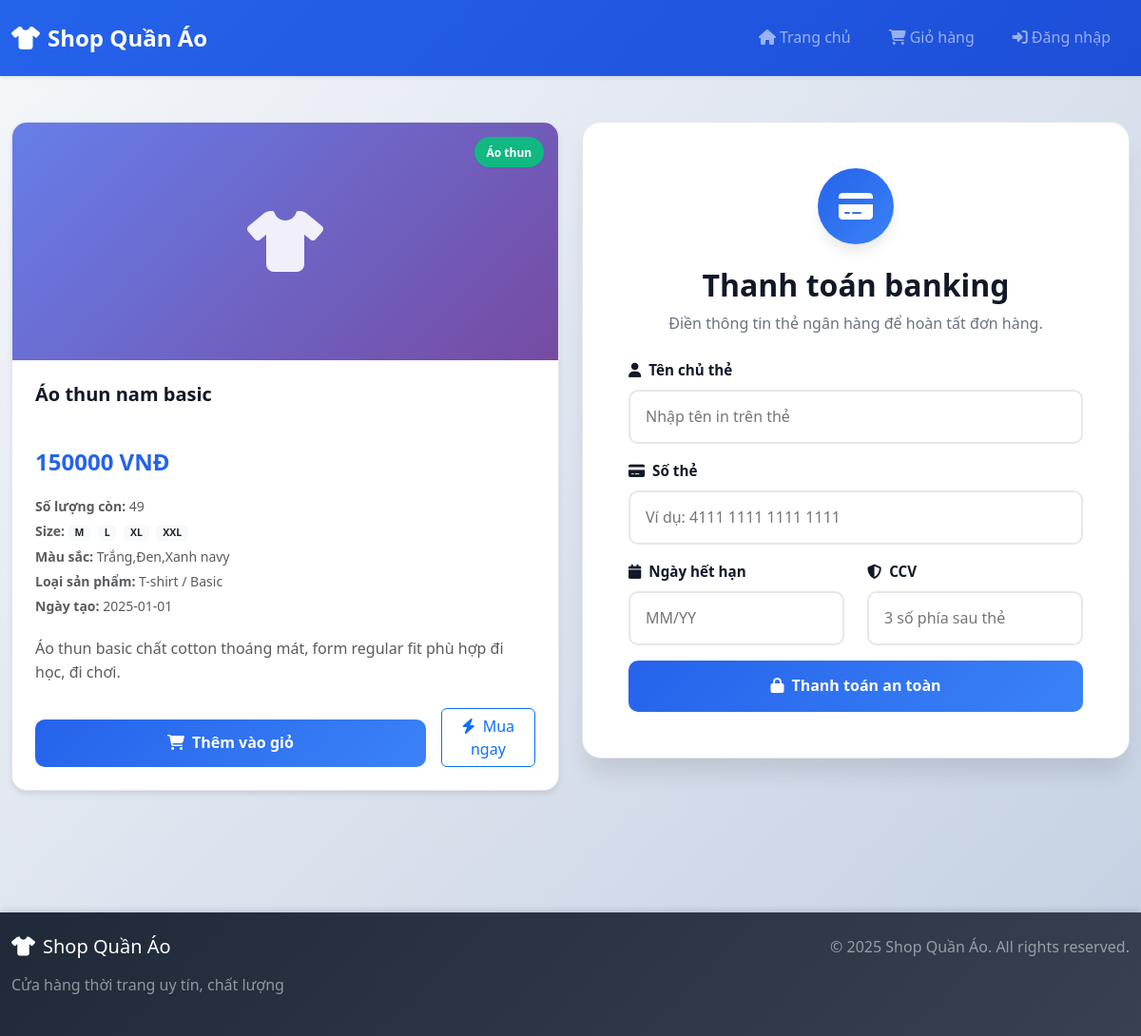
Before: /product/1 with the older database file.
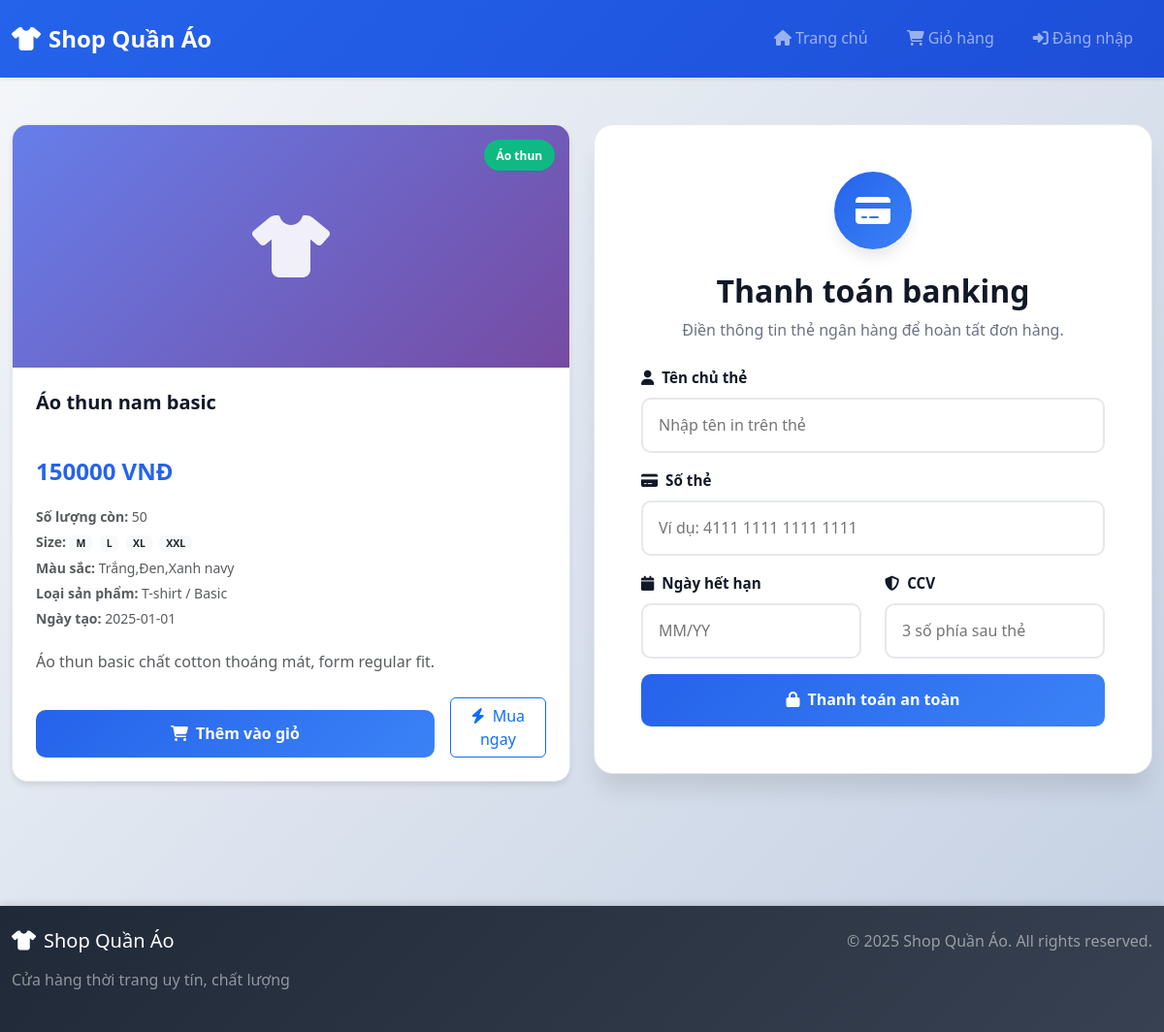
After: the same page with the newer database file.
### tables this page shows
CREATE TABLE sanpham (
        id INTEGER PRIMARY KEY AUTOINCREMENT,
        ten TEXT,              -- tên sản phẩm
        gia INTEGER,           -- giá
        quantity INTEGER,      -- số lượng tồn
        size TEXT,             -- các size, ví dụ: "M,L,XL,XXL"
        color TEXT,            -- màu sắc
        description TEXT,      -- mô tả sản phẩm
        category_id INTEGER,   -- loại sản phẩm (danh mục)
        product_type TEXT,     -- loại chi tiết hơn nếu cần (ví dụ: unisex, basic, slim-fit)
        created_at TEXT,       -- ngày tạo
        FOREIGN KEY (category_id) REFERENCES categories(id)
    );

### app.py (the view, shortened to what this page needs)
@app.route("/product/<int:product_id>", methods=["GET", "POST"])
def product_detail(product_id):
    conn = get_db()
    c = conn.cursor()
    c.execute("SELECT * FROM sanpham WHERE id=?", (product_id,))
    product = c.fetchone()
    if product is None:
        return "Sản phẩm không tồn tại", 404
    category_name = None
    if product["category_id"]:
        c.execute("SELECT name FROM categories WHERE id=?", (product["category_id"],))
        row_cat = c.fetchone()
        if row_cat:
            category_name = row_cat["name"]
    error = None
    success = None
    saved_card = None
    return render_template(
        "product_detail.html",
        product=product,
        category_name=category_name,
        error=error,
        success=success,
        saved_card=saved_card,
    )

### app.py (called while the page is built)
def get_db():
    if 'db' not in g:
        g.db = sqlite3.connect(current_app.config['DATABASE'])
        g.db.row_factory = sqlite3.Row
    return g.db

### templates/product_detail.html (shortened to what the changed rows need)
{% extends "base.html" %}
{% block content %}
<div class="row g-4">
    <div class="col-lg-6">
        <div class="product-card">
            <div class="product-body">
                <h2 class="product-title">{{ product['ten'] }}</h2>
                <div class="product-price-wrapper mb-3">
                    <span class="product-price">{{ product['gia']|int }} VNĐ</span>
                </div>
                <div class="mb-3 text-muted small">
                    <div class="mb-1">
                        <strong>Số lượng còn:</strong> {{ product['quantity'] }}
                    </div>
                    <div class="mb-1">
                        <strong>Size:</strong>
                        {% if product['size'] %}
                            {% for s in product['size'].split(',') %}
                                <span class="badge bg-light text-dark me-1">{{ s }}</span>
                            {% endfor %}
                        {% else %}
                            Không có thông tin
                        {% endif %}
                    </div>
                    <div class="mb-1">
                        <strong>Màu sắc:</strong> {{ product['color'] or 'Không có thông tin' }}
                    </div>
                    <div class="mb-1">
                        <strong>Loại sản phẩm:</strong> {{ product['product_type'] or 'Không có thông tin' }}
                    </div>
                    <div class="mb-1">
                        <strong>Ngày tạo:</strong> {{ product['created_at'] or '—' }}
                    </div>
                </div>
                <p class="text-muted mb-4">
                    {{ product['description'] }}
                </p>
                <div class="d-flex flex-column flex-sm-row gap-3">
                    <a href="/add/{{ product['id'] }}" class="btn-add-cart flex-fill text-center">
                    </a>
                    <a href="#payment" class="btn btn-outline-primary flex-fill">
                    </a>
                </div>
            </div>
        </div>
    </div>
    <div class="col-lg-6" id="payment">
        <div class="auth-card">
            <div class="auth-header text-center mb-4">
                <h2 class="auth-title">Thanh toán banking</h2>
            </div>
        </div>
    </div>
</div>
{% endblock %}

Changed rows visible on the page:
changed sanpham "Áo thun nam basic": quantity "49" → "50"; description "Áo thun basic chất cotton thoáng mát, form regular fit phù hợp đi học, đi chơi." → "Áo thun basic chất cotton thoáng mát, form regular fit."
